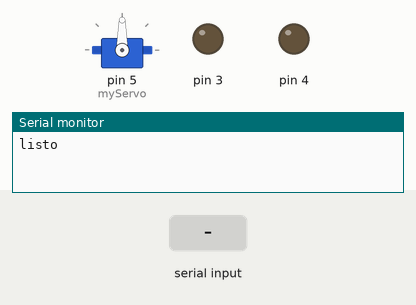
This sketch was run on a simulated Arduino Uno, built with avr-gcc and run on an emulated ATmega328P. On the bench: servo, output pins drawn as LEDs (lit = HIGH), the last lines printed to the serial monitor. Dashed ring = blinking. Inputs (shaded band) come from the test bench.

Above: at 1.7 s.
1.8 s: "c" received over the second serial link
At 1.9 s:
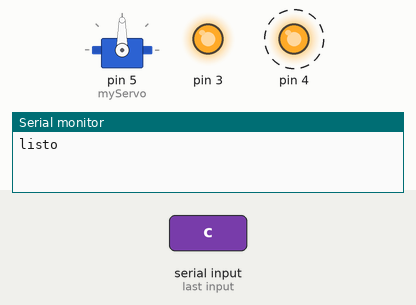
4.8 s: "a" received over the second serial link
At 6.9 s:
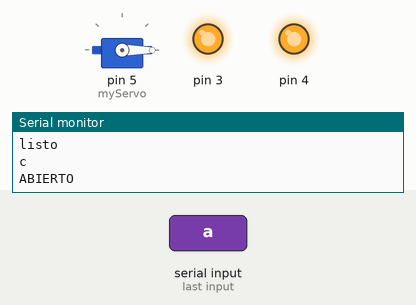
10.8 s: "1" received over the second serial link
At 11.91 s:
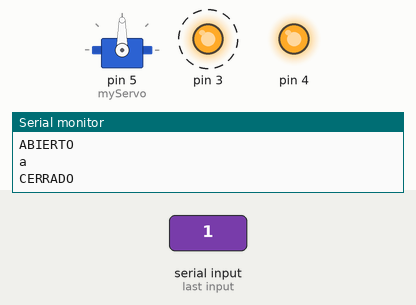
Timing chart, 0 to 13.8 s (numbered marks = the images above; inputs shaded):
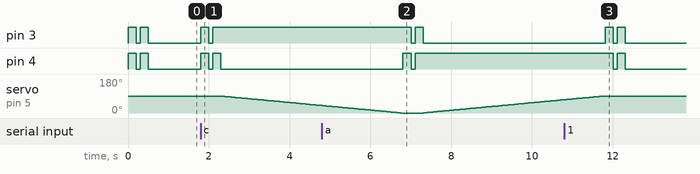

Measured:
- after the input at 1.8 s, pin 3: LOW → HIGH at once, → LOW 0.20 s later, → HIGH 0.10 s later; pin 4: alternates HIGH for 0.20 s and LOW for 0.10 s, 4 changes in all, then stays LOW, starting at once; servo on pin 5 (myServo): moves from 90° to 40° over 2.5 s, starting after 0.50 s
- after the input at 4.8 s, pin 3: HIGH → LOW after 2.2 s instead of 2.0 s; pin 4: LOW → HIGH after 2.0 s, → LOW 0.20 s later, → HIGH 0.10 s later
- after the input at 10.8 s, pin 3: alternates HIGH for 0.20 s and LOW for 0.10 s, 4 changes in all, then stays LOW, starting after 1.0 s; pin 4: HIGH → LOW after 1.2 s instead of 1.0 s

The sketch:

Proyecto_garaje.ino
```cpp
#include <Servo.h> //Libreria de Servo
#include <SoftwareSerial.h> //Libreria de Bluethooth

Servo myServo;
//Conexion de los pines de Transmisión (TX) Y Recepeción (RX) del Bluethooth
int pinTX = 10;
int pinRX = 11;
SoftwareSerial miBT(pinTX,pinRX);
char dato; //será utilizado para que "1/0"" se puedan leer desde la aplicación


//----------------------------------
void setup() {
//MODULO BLUETHOOTH
  Serial.begin(9600);  //Velocidad de lectura del Serial (IDE ARDUINO)
  Serial.println("listo"); //Señal de conexion de bluethooth por medio de Serial
  myServo.write(90); //Siempre que empize será en 0 Grados //indicador de posición de grados del servo
  miBT.begin(9600); //Velocidad de conexión (BAUDIOS)  ¡¡¡9600!!!!

  // Leds a usar
  pinMode(4,OUTPUT);
  pinMode(3,OUTPUT);
  // Servo
  myServo.attach(5); //Pin 5 de arudino es donde debe ir el Servo

  //mETODO (LEDS)
  onOffLeds();
}

void loop() {
    // Si mi modulo de bluethooth esta conectado
  //if(Serial.available()){
  if(miBT.available()){
    //Las dos luces se encenderán, inidicando que esta conectado
    onOffLeds();
    //Dato no tiene ningun valor hasta el momento, no almazena nada esta variable
    // Entonces dato = tomará el volor que leerá (METODDO)
    //dato=Serial.read()
    dato=miBT.read();
    //lee el dato que esta enviando la app
    Serial.println(dato);
        //Si le 'a' llamará a la función 'abrirPuerta'
    if(dato=='c')

    abrirPuerta();
    //Si lee 'c' llamará a la función 'cerrarPuerta'
    if(dato=='a')
     cerrarPuerta();
    }
  }

//---------------------------------------------------------
//ENCEDER LAS LEDS
void onOffLeds(){
   digitalWrite(3 ,HIGH);
  digitalWrite(4,HIGH);
  delay(200);
  digitalWrite(3 ,LOW);
  digitalWrite(4,LOW);
  delay(100);
  digitalWrite(3 ,HIGH);
  digitalWrite(4,HIGH);
  delay(200);
  digitalWrite(3 ,LOW);
  digitalWrite(4,LOW);

}

//-----------------------------------
//Funcion cERRAR PUERTA
void cerrarPuerta(){
  //----------------------
  //Las luces tienen la funcion de indicadores si esta abierto o cerrado
  digitalWrite(3, LOW);
  digitalWrite(4, HIGH);
//-------------------
// angudo para Cerrar la puerta debe ser 0
//¿porque? porque estamos usando una "palanca" con el hilo en la maqueta

   int angulo = 0;
  do{
     angulo = angulo + 1;
     myServo.write(angulo);
     delay(50);
  }while(angulo < 90 );
//indica que es de 0 a 90 no debe ser mayor a eso
  digitalWrite(3 ,LOW);
  digitalWrite(4,LOW);
  Serial.println("CERRADO");

}
//aBRIR PUERTA
void abrirPuerta(){
  digitalWrite(3, HIGH);
  digitalWrite(4, LOW);
  int angulo = 90;
  do{
    //Disminuya - 1
    angulo = angulo -1;
    myServo.write(angulo);
    //a una velocidad baja (50)
    delay(50);
  }while(angulo > 0 );
   digitalWrite(3 ,LOW);
   digitalWrite(4,LOW);
   Serial.println("ABIERTO");

}
```
